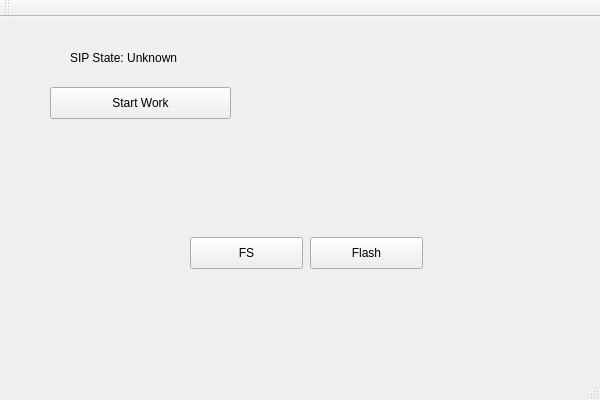
<?xml version="1.0" encoding="UTF-8"?>
<ui version="4.0">
 <class>MainWindow</class>
 <widget class="QMainWindow" name="MainWindow">
  <property name="geometry">
   <rect>
    <x>0</x>
    <y>0</y>
    <width>600</width>
    <height>400</height>
   </rect>
  </property>
  <property name="windowTitle">
   <string>MainWindow</string>
  </property>
  <widget class="QWidget" name="centralWidget">
   <widget class="QPushButton" name="pushButton">
    <property name="geometry">
     <rect>
      <x>310</x>
      <y>220</y>
      <width>113</width>
      <height>32</height>
     </rect>
    </property>
    <property name="text">
     <string>Flash</string>
    </property>
   </widget>
   <widget class="QPushButton" name="pushButton_2">
    <property name="geometry">
     <rect>
      <x>190</x>
      <y>220</y>
      <width>113</width>
      <height>32</height>
     </rect>
    </property>
    <property name="text">
     <string>FS</string>
    </property>
   </widget>
   <widget class="QPushButton" name="btnState">
    <property name="geometry">
     <rect>
      <x>50</x>
      <y>70</y>
      <width>181</width>
      <height>32</height>
     </rect>
    </property>
    <property name="text">
     <string>Start Work</string>
    </property>
    <property name="checkable">
     <bool>true</bool>
    </property>
   </widget>
   <widget class="QLabel" name="lbStatus">
    <property name="geometry">
     <rect>
      <x>70</x>
      <y>30</y>
      <width>351</width>
      <height>21</height>
     </rect>
    </property>
    <property name="sizePolicy">
     <sizepolicy hsizetype="Expanding" vsizetype="MinimumExpanding">
      <horstretch>0</horstretch>
      <verstretch>0</verstretch>
     </sizepolicy>
    </property>
    <property name="text">
     <string>SIP State: Unknown</string>
    </property>
   </widget>
  </widget>
  <widget class="QMenuBar" name="menuBar">
   <property name="geometry">
    <rect>
     <x>0</x>
     <y>0</y>
     <width>600</width>
     <height>22</height>
    </rect>
   </property>
  </widget>
  <widget class="QToolBar" name="mainToolBar">
   <attribute name="toolBarArea">
    <enum>TopToolBarArea</enum>
   </attribute>
   <attribute name="toolBarBreak">
    <bool>false</bool>
   </attribute>
  </widget>
  <widget class="QStatusBar" name="statusBar"/>
 </widget>
 <layoutdefault spacing="6" margin="11"/>
 <resources/>
 <connections/>
</ui>
